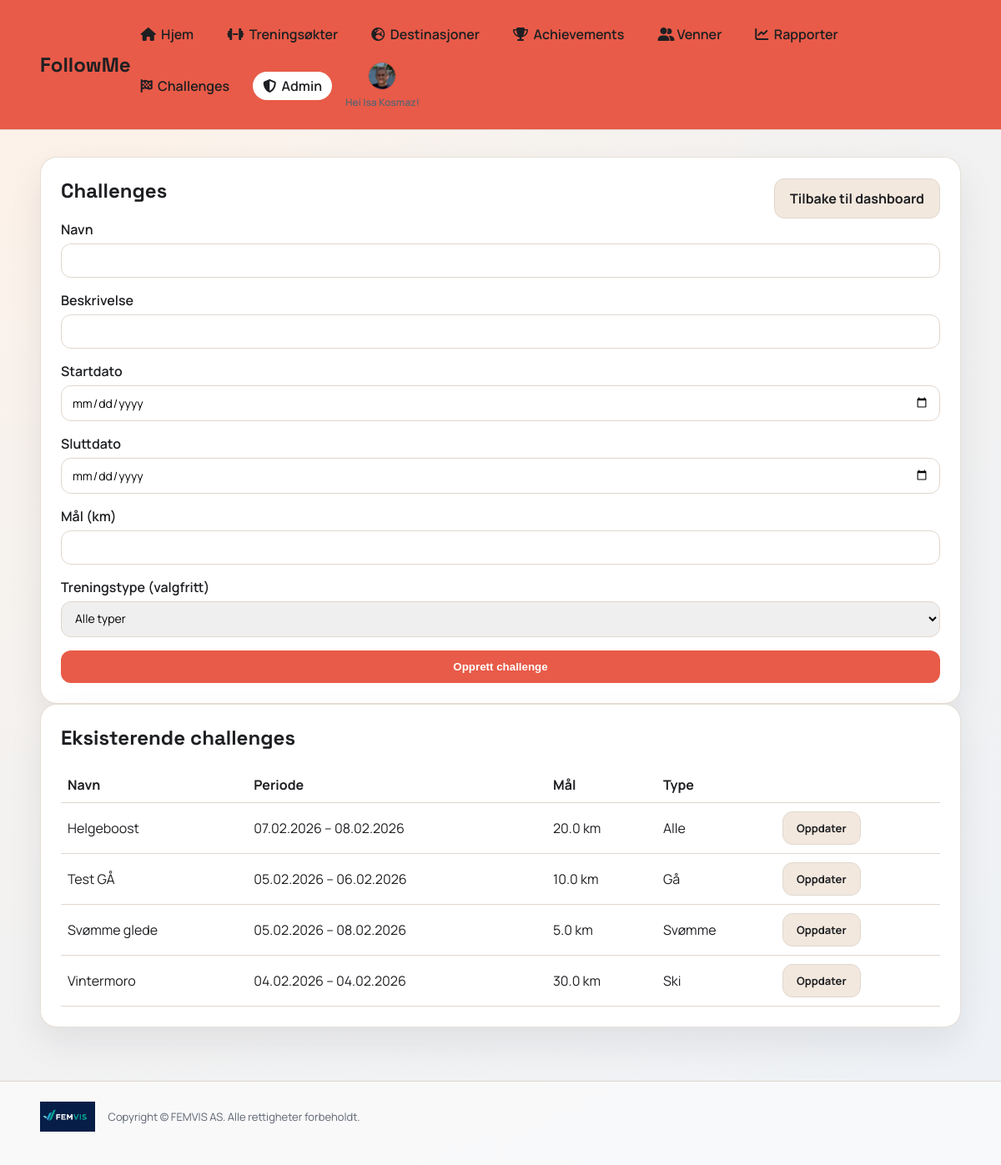
The app's page /admin/challenges (signed in) with its own data.
### app.py (models this page shows)
class User(db.Model):
    id = db.Column(db.Integer, primary_key=True)
    username = db.Column(db.String(40), unique=True, nullable=False)
    full_name = db.Column(db.String(120), nullable=False)
    email = db.Column(db.String(120), unique=True, nullable=False)
    password_hash = db.Column(db.String(255), nullable=False)
    role = db.Column(db.String(20), default="user", nullable=False)
    avatar_color = db.Column(db.String(20), default="#2d7d46", nullable=False)
    avatar_icon = db.Column(db.String(20), default="boot", nullable=False)
    avatar_image = db.Column(db.String(255), nullable=True)
    created_at = db.Column(db.DateTime, default=datetime.utcnow, nullable=False)

class Challenge(db.Model):
    id = db.Column(db.Integer, primary_key=True)
    name = db.Column(db.String(120), nullable=False)
    description = db.Column(db.String(300), nullable=False)
    start_date = db.Column(db.Date, nullable=False)
    end_date = db.Column(db.Date, nullable=False)
    target_km = db.Column(db.Float, nullable=False)
    activity_type = db.Column(db.String(30), nullable=True)

### app.py (the view, shortened to what this page needs)
@app.route("/admin/challenges", methods=["GET", "POST"])
@login_required
def admin_challenges():
    admin = get_current_user()
    if admin.role != "admin":
        flash("Du har ikke tilgang.")
        return redirect(url_for("index"))
    activity_types = ActivityType.query.order_by(ActivityType.name.asc()).all()
    challenges = Challenge.query.order_by(Challenge.start_date.desc()).all()
    return render_template(
        "admin_challenges.html",
        user=admin,
        challenges=challenges,
        activity_types=activity_types,
    )

### app.py (called while the page is built)
def login_required(view):
    @wraps(view)
    def wrapper(*args, **kwargs):
        if "user_id" not in session:
            return redirect(url_for("login"))
        user = db.session.get(User, session["user_id"])
        if not user:
            session.clear()
            return redirect(url_for("login"))
        return view(*args, **kwargs)
    return wrapper

def get_current_user():
    if "user_id" not in session:
        return None
    user = db.session.get(User, session["user_id"])
    if not user:
        session.clear()
        return None
    return user

### templates/admin_challenges.html (shortened to what this page needs)
{% extends "base.html" %}
{% set title = "Challenges" %}
{% block content %}
<section class="card">
  <div class="card-header">
    <h2>Challenges</h2>
    <a class="button secondary" href="{{ url_for('admin_dashboard') }}">Tilbake til dashboard</a>
  </div>
  <form method="post" class="form">
    <label>Navn
      <input type="text" name="name" required>
    </label>
    <label>Beskrivelse
      <input type="text" name="description" required>
    </label>
    <label>Startdato
      <input type="date" name="start_date" required>
    </label>
    <label>Sluttdato
      <input type="date" name="end_date" required>
    </label>
    <label>Mål (km)
      <input type="number" name="target_km" step="0.1" min="0" required>
    </label>
    <label>Treningstype (valgfritt)
      <select name="activity_type">
        <option value="">Alle typer</option>
      </select>
    </label>
    <button class="button" type="submit">Opprett challenge</button>
  </form>
</section>
<section class="card">
  <h2>Eksisterende challenges</h2>
  <table class="table">
    <thead>
      <tr>
        <th>Navn</th>
        <th>Periode</th>
        <th>Mål</th>
        <th>Type</th>
        <th></th>
      </tr>
    </thead>
    <tbody>
      {% for c in challenges %}
        <tr>
          <td>{{ c.name }}</td>
          <td>{{ c.start_date.strftime('%d.%m.%Y') }} – {{ c.end_date.strftime('%d.%m.%Y') }}</td>
          <td>{{ "%.1f"|format(c.target_km) }} km</td>
          <td>{{ c.activity_type or "Alle" }}</td>
          <td><a class="button secondary small" href="{{ url_for('admin_challenge_edit', challenge_id=c.id) }}">Oppdater</a></td>
        </tr>
      {% else %}
        <tr>
          <td colspan="5" class="muted">Ingen challenges.</td>
        </tr>
      {% endfor %}
    </tbody>
  </table>
</section>
{% endblock %}

### templates/base.html (shortened to what this page needs)
<!doctype html>
<html lang="no">
<head>
  <link rel="stylesheet" href="{{ url_for('static', filename='css/style.css') }}">
  <link rel="stylesheet" href="https://cdnjs.cloudflare.com/ajax/libs/font-awesome/6.5.2/css/all.min.css">
</head>
<body>
  <div class="app-shell">
    <header class="topbar">
      <a class="brand-link" href="{{ url_for('index') }}"><div class="brand">FollowMe</div></a>
      {% if user %}
      <div class="nav-shell">
        <nav class="nav">
          <a href="{{ url_for('index') }}" class="{% if request.path == url_for('index') %}active{% endif %}"><i class="fa-solid fa-house"></i>&nbsp; Hjem</a>
          <a href="{{ url_for('workouts') }}" class="{% if request.path.startswith(url_for('workouts')) %}active{% endif %}"><i class="fa-solid fa-dumbbell"></i>&nbsp; Treningsøkter</a>
          <a href="{{ url_for('destinations') }}" class="{% if request.path.startswith(url_for('destinations')) %}active{% endif %}"><i class="fa-solid fa-earth-europe"></i>&nbsp; Destinasjoner</a>
          <a href="{{ url_for('achievements') }}" class="{% if request.path.startswith(url_for('achievements')) %}active{% endif %}"><i class="fa-solid fa-trophy"></i>&nbsp; Achievements</a>
          <a href="{{ url_for('friends') }}" class="{% if request.path.startswith(url_for('friends')) %}active{% endif %}"><i class="fa-solid fa-user-group"></i> Venner</a>
          <a href="{{ url_for('reports') }}" class="{% if request.path.startswith(url_for('reports')) %}active{% endif %}"><i class="fa-solid fa-chart-line"></i>&nbsp; Rapporter</a>
          <a href="{{ url_for('challenges') }}" class="{% if request.path.startswith(url_for('challenges')) %}active{% endif %}"><i class="fa-solid fa-flag-checkered"></i>&nbsp; Challenges</a>
          {% if user.role == 'admin' %}
          <a href="{{ url_for('admin_dashboard') }}" class="{% if request.path.startswith('/admin') %}active{% endif %}"><i class="fa-solid fa-shield-halved"></i>&nbsp; Admin</a>
          {% endif %}
          <div class="nav-avatar-wrap">
            <a class="nav-avatar {% if user.avatar_image %}has-image{% endif %}" href="{{ url_for('profile') }}" style="--accent: {{ user.avatar_color }}" aria-label="Profil">
              {% if user.avatar_image %}
                <img src="{{ url_for('static', filename='uploads/' ~ user.avatar_image) }}" alt="Avatar">
              {% endif %}
            </a>
            <div class="nav-welcome">Hei {{ user.full_name }}!</div>
          </div>
        </nav>
      </div>
      {% endif %}
    </header>
    <main class="main">
      {% block content %}{% endblock %}
    </main>
    <footer class="footer">
      <div class="footer-inner">
        <img src="{{ url_for('static', filename='img/logo.jpg') }}" alt="FEMVIS AS logo">
        <p>Copyright © FEMVIS AS. Alle rettigheter forbeholdt.</p>
      </div>
    </footer>
  </div>
</body>
</html>

### static/css/style.css (style rules this page uses)
:root { --bg: #f6f2ee; --bg-2: #edf1f6; --card: #ffffff; --ink: #1e1f22; --muted: #5d6470; --accent: #2d7d46; --accent-2: #d96d4e; --stroke: #e0d7ce; }
* { box-sizing: border-box; }
body { margin: 0; font-family: "Manrope", sans-serif; color: var(--ink); background: radial-gradient(circle at top left, #fff1e6 0%, var(--bg) 35%, var(--bg-2) 100%); }
.app-shell { min-height: 100vh; }
.topbar { display: flex; align-items: center; justify-content: space-between; padding: 24px 48px; position: sticky; top: 0; backdrop-filter: blur(6px); background: #e85b48; border-bottom: 1px solid var(--stroke); z-index: 10; }
.brand { font-family: "Space Grotesk", sans-serif; font-size: 24px; font-weight: 700; }
.brand-link { text-decoration: none; color: inherit; }
.nav { display: flex; gap: 16px; flex-wrap: wrap; align-items: center; }
.nav a { text-decoration: none; color: var(--ink); font-weight: 600; padding: 6px 12px; border-radius: 999px; }
.nav a.active { background: var(--card); }
.nav a.nav-avatar { padding: 0; }
.nav-avatar { width: 34px; height: 34px; border-radius: 50%; background: var(--accent); display: flex; align-items: center; justify-content: center; color: #fff; font-weight: 700; overflow: hidden; border: 1px solid rgba(0, 0, 0, 0.08); padding: 0; }
.nav-avatar img { width: 100%; height: 100%; object-fit: cover; display: block; border-radius: 50%; }
.nav-avatar.has-image { background: transparent; }
.nav-avatar-wrap { position: relative; display: flex; align-items: center; flex-direction: column; gap: 6px; }
.nav-welcome { font-size: 12px; color: var(--muted); font-weight: 600; text-align: center; max-width: 140px; }
.nav-shell { display: flex; align-items: center; gap: 12px; position: relative; }
.main { padding: 32px 48px 64px; }
.footer { padding: 24px 48px 40px; border-top: 1px solid var(--stroke); background: rgba(255, 255, 255, 0.6); }
.footer-inner { display: flex; align-items: center; gap: 16px; flex-wrap: wrap; }
.footer-inner img { height: 36px; }
.footer-inner p { margin: 0; color: var(--muted); font-size: 13px; }
.card { background: var(--card); border-radius: 20px; padding: 24px; box-shadow: 0 18px 40px rgba(29, 31, 34, 0.08); border: 1px solid rgba(224, 215, 206, 0.8); }
.card h2 { margin-top: 0; font-family: "Space Grotesk", sans-serif; }
.form { display: grid; gap: 16px; }
.form label { display: grid; gap: 6px; font-weight: 600; }
input, select { border: 1px solid var(--stroke); border-radius: 12px; padding: 10px 12px; font-size: 14px; font-family: "Manrope", sans-serif; }
.button { background: #e85b48; color: #fff; border: none; padding: 12px 18px; border-radius: 12px; font-weight: 700; cursor: pointer; text-decoration: none; display: inline-block; text-align: center; }
.button.secondary { background: #f2e8de; color: var(--ink); border: 1px solid var(--stroke); }
.button.small { padding: 10px 16px; font-size: 13px; }
.table { width: 100%; border-collapse: collapse; margin-top: 12px; }
.table th, .table td { text-align: left; padding: 10px 8px; border-bottom: 1px solid var(--stroke); }
.card-header { display: flex; align-items: center; justify-content: space-between; gap: 12px; }

### records on screen
User: avatar_image (picture), full_name "Isa Kosmaz"
Challenge: name "Helgeboost", start_date "07.02.2026", end_date "08.02.2026", target_km "20.0", activity_type "Alle"
Challenge: name "Test GÅ", start_date "05.02.2026", end_date "06.02.2026", target_km "10.0", activity_type "Gå"
Challenge: name "Svømme glede", start_date "05.02.2026", end_date "08.02.2026", target_km "5.0", activity_type "Svømme"
Challenge: name "Vintermoro", start_date "04.02.2026", end_date "04.02.2026", target_km "30.0", activity_type "Ski"
